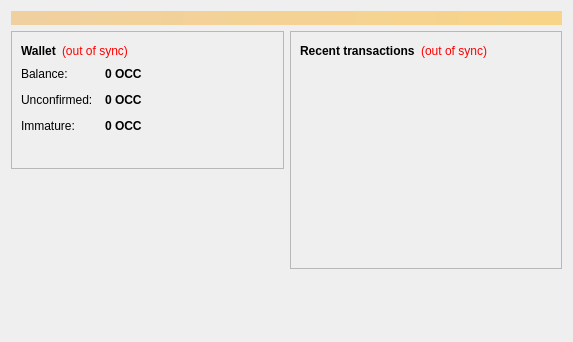
<?xml version="1.0" encoding="UTF-8"?>
<ui version="4.0">
 <class>OverviewPage</class>
 <widget class="QWidget" name="OverviewPage">
  <property name="geometry">
   <rect>
    <x>0</x>
    <y>0</y>
    <width>573</width>
    <height>342</height>
   </rect>
  </property>
  <property name="windowTitle">
   <string>Form</string>
  </property>
  <layout class="QVBoxLayout" name="topLayout">
   <item>
    <widget class="QLabel" name="labelAlerts">
     <property name="visible">
      <bool>false</bool>
     </property>
     <property name="styleSheet">
      <string notr="true">background-color: qlineargradient(x1: 0, y1: 0, x2: 1, y2: 0, stop:0 #F0D0A0, stop:1 #F8D488); color:#000000;</string>
     </property>
     <property name="wordWrap">
      <bool>true</bool>
     </property>
     <property name="margin">
      <number>3</number>
     </property>
    </widget>
   </item>
   <item>
    <layout class="QHBoxLayout" name="horizontalLayout" stretch="1,1">
     <item>
      <layout class="QVBoxLayout" name="verticalLayout_2">
       <item>
        <widget class="QFrame" name="frame">
         <property name="frameShape">
          <enum>QFrame::StyledPanel</enum>
         </property>
         <property name="frameShadow">
          <enum>QFrame::Raised</enum>
         </property>
         <layout class="QVBoxLayout" name="verticalLayout_4">
          <item>
           <layout class="QHBoxLayout" name="horizontalLayout_4">
            <item>
             <widget class="QLabel" name="label_5">
              <property name="font">
               <font>
                <weight>75</weight>
                <bold>true</bold>
               </font>
              </property>
              <property name="text">
               <string>Wallet</string>
              </property>
             </widget>
            </item>
            <item>
             <widget class="QLabel" name="labelWalletStatus">
              <property name="toolTip">
               <string>The displayed information may be out of date. Your wallet automatically synchronizes with the MyCoin2 network after a connection is established, but this process has not completed yet.</string>
              </property>
              <property name="styleSheet">
               <string notr="true">QLabel { color: red; }</string>
              </property>
              <property name="text">
               <string notr="true">(out of sync)</string>
              </property>
              <property name="alignment">
               <set>Qt::AlignLeading|Qt::AlignLeft|Qt::AlignVCenter</set>
              </property>
             </widget>
            </item>
            <item>
             <spacer name="horizontalSpacer_2">
              <property name="orientation">
               <enum>Qt::Horizontal</enum>
              </property>
              <property name="sizeHint" stdset="0">
               <size>
                <width>40</width>
                <height>20</height>
               </size>
              </property>
             </spacer>
            </item>
           </layout>
          </item>
          <item>
           <layout class="QFormLayout" name="formLayout_2">
            <property name="fieldGrowthPolicy">
             <enum>QFormLayout::AllNonFixedFieldsGrow</enum>
            </property>
            <property name="horizontalSpacing">
             <number>12</number>
            </property>
            <property name="verticalSpacing">
             <number>12</number>
            </property>
            <item row="0" column="0">
             <widget class="QLabel" name="label">
              <property name="text">
               <string>Balance:</string>
              </property>
             </widget>
            </item>
            <item row="0" column="1">
             <widget class="QLabel" name="labelBalance">
              <property name="font">
               <font>
                <weight>75</weight>
                <bold>true</bold>
               </font>
              </property>
              <property name="cursor">
               <cursorShape>IBeamCursor</cursorShape>
              </property>
              <property name="toolTip">
               <string>Your current balance</string>
              </property>
              <property name="text">
               <string notr="true">0 OCC</string>
              </property>
              <property name="textInteractionFlags">
               <set>Qt::LinksAccessibleByMouse|Qt::TextSelectableByKeyboard|Qt::TextSelectableByMouse</set>
              </property>
             </widget>
            </item>
            <item row="1" column="0">
             <widget class="QLabel" name="label_3">
              <property name="text">
               <string>Unconfirmed:</string>
              </property>
             </widget>
            </item>
            <item row="1" column="1">
             <widget class="QLabel" name="labelUnconfirmed">
              <property name="font">
               <font>
                <weight>75</weight>
                <bold>true</bold>
               </font>
              </property>
              <property name="cursor">
               <cursorShape>IBeamCursor</cursorShape>
              </property>
              <property name="toolTip">
               <string>Total of transactions that have yet to be confirmed, and do not yet count toward the current balance</string>
              </property>
              <property name="text">
               <string notr="true">0 OCC</string>
              </property>
              <property name="textInteractionFlags">
               <set>Qt::LinksAccessibleByMouse|Qt::TextSelectableByKeyboard|Qt::TextSelectableByMouse</set>
              </property>
             </widget>
            </item>
            <item row="2" column="0">
             <widget class="QLabel" name="labelImmatureText">
              <property name="text">
               <string>Immature:</string>
              </property>
             </widget>
            </item>
            <item row="2" column="1">
             <widget class="QLabel" name="labelImmature">
              <property name="font">
               <font>
                <weight>75</weight>
                <bold>true</bold>
               </font>
              </property>
              <property name="toolTip">
               <string>Mined balance that has not yet matured</string>
              </property>
              <property name="text">
               <string notr="true">0 OCC</string>
              </property>
              <property name="textInteractionFlags">
               <set>Qt::LinksAccessibleByMouse|Qt::TextSelectableByKeyboard|Qt::TextSelectableByMouse</set>
              </property>
             </widget>
            </item>
            <item row="8" column="0">
             <widget class="QLabel" name="label_7">
              <property name="enabled">
               <bool>true</bool>
              </property>
              <property name="layoutDirection">
               <enum>Qt::LeftToRight</enum>
              </property>
              <property name="autoFillBackground">
               <bool>false</bool>
              </property>
              <property name="text">
               <string/>
              </property>
              <property name="textFormat">
               <enum>Qt::PlainText</enum>
              </property>
              <property name="pixmap">
               <pixmap resource="../bitcoin.qrc">:/icons/res/icons/bitcoin128.png</pixmap>
              </property>
              <property name="scaledContents">
               <bool>true</bool>
              </property>
              <property name="wordWrap">
               <bool>false</bool>
              </property>
             </widget>
            </item>
           </layout>
          </item>
         </layout>
        </widget>
       </item>
       <item>
        <spacer name="verticalSpacer">
         <property name="orientation">
          <enum>Qt::Vertical</enum>
         </property>
         <property name="sizeHint" stdset="0">
          <size>
           <width>20</width>
           <height>40</height>
          </size>
         </property>
        </spacer>
       </item>
      </layout>
     </item>
     <item>
      <layout class="QVBoxLayout" name="verticalLayout_3">
       <item>
        <widget class="QFrame" name="frame_2">
         <property name="frameShape">
          <enum>QFrame::StyledPanel</enum>
         </property>
         <property name="frameShadow">
          <enum>QFrame::Raised</enum>
         </property>
         <layout class="QVBoxLayout" name="verticalLayout">
          <item>
           <layout class="QHBoxLayout" name="horizontalLayout_2">
            <item>
             <widget class="QLabel" name="label_4">
              <property name="text">
               <string>&lt;b&gt;Recent transactions&lt;/b&gt;</string>
              </property>
             </widget>
            </item>
            <item>
             <widget class="QLabel" name="labelTransactionsStatus">
              <property name="toolTip">
               <string>The displayed information may be out of date. Your wallet automatically synchronizes with the MyCoin2 network after a connection is established, but this process has not completed yet.</string>
              </property>
              <property name="styleSheet">
               <string notr="true">QLabel { color: red; }</string>
              </property>
              <property name="text">
               <string notr="true">(out of sync)</string>
              </property>
              <property name="alignment">
               <set>Qt::AlignRight|Qt::AlignTrailing|Qt::AlignVCenter</set>
              </property>
             </widget>
            </item>
            <item>
             <spacer name="horizontalSpacer">
              <property name="orientation">
               <enum>Qt::Horizontal</enum>
              </property>
              <property name="sizeHint" stdset="0">
               <size>
                <width>40</width>
                <height>20</height>
               </size>
              </property>
             </spacer>
            </item>
           </layout>
          </item>
          <item>
           <widget class="QListView" name="listTransactions">
            <property name="styleSheet">
             <string notr="true">QListView { background: transparent; }</string>
            </property>
            <property name="frameShape">
             <enum>QFrame::NoFrame</enum>
            </property>
            <property name="verticalScrollBarPolicy">
             <enum>Qt::ScrollBarAlwaysOff</enum>
            </property>
            <property name="horizontalScrollBarPolicy">
             <enum>Qt::ScrollBarAlwaysOff</enum>
            </property>
            <property name="selectionMode">
             <enum>QAbstractItemView::NoSelection</enum>
            </property>
           </widget>
          </item>
         </layout>
        </widget>
       </item>
       <item>
        <spacer name="verticalSpacer_2">
         <property name="orientation">
          <enum>Qt::Vertical</enum>
         </property>
         <property name="sizeHint" stdset="0">
          <size>
           <width>20</width>
           <height>40</height>
          </size>
         </property>
        </spacer>
       </item>
      </layout>
     </item>
    </layout>
   </item>
  </layout>
 </widget>
 <resources/>
 <connections/>
</ui>
